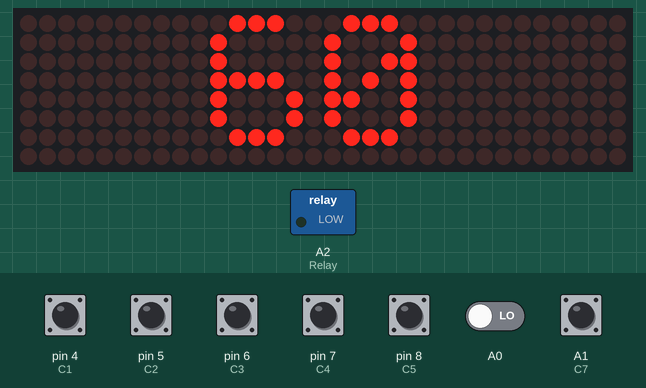
This sketch was run on a simulated Arduino Uno, built with avr-gcc and run on an emulated ATmega328P. Parts: 32×8 LED matrix, switched loads named in the sketch (green lamp = pin HIGH). The test bench sets the inputs (shaded band); at power-on: A1 (C7), pin 4 (C1), pin 5 (C2), pin 6 (C3), pin 7 (C4), pin 8 (C5) HIGH, A0 LOW.

Above: at 0.2 s.
At 4.1 s:
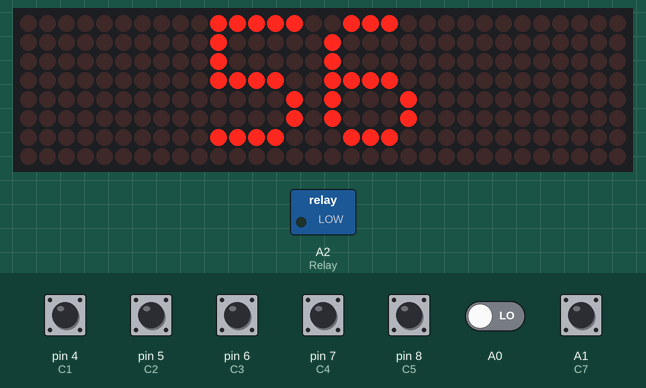
At 9.1 s:
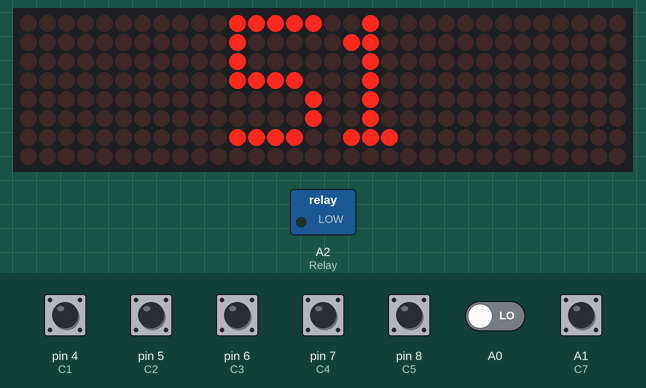
At 19.1 s:
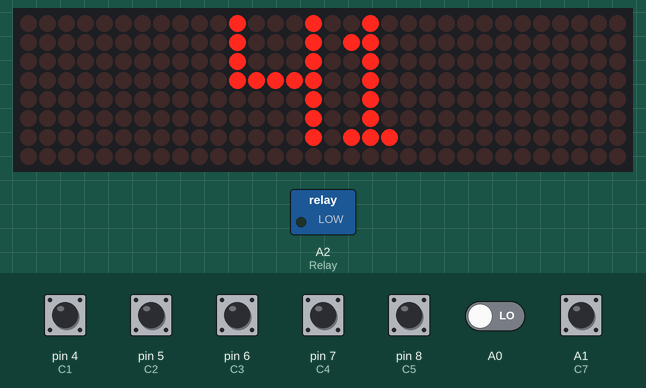
At 28.1 s:
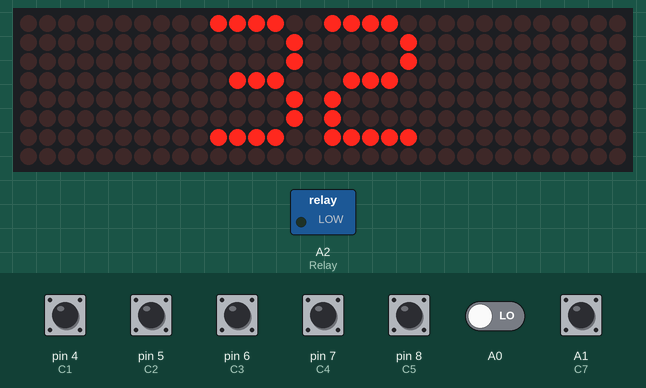
At 38.1 s:
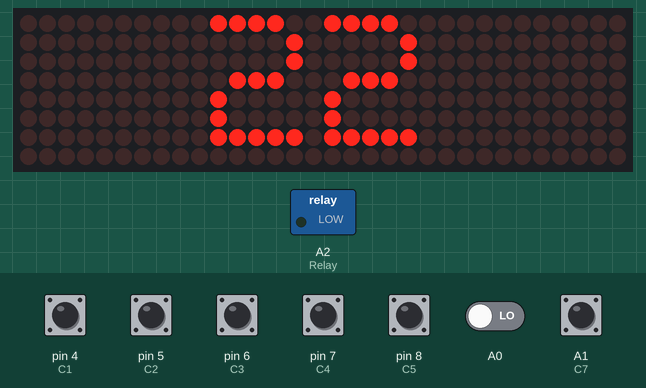

The sketch:

singlePerfection.ino
```cpp
#include <elapsedMillis.h>
elapsedMillis timeElapsed;
#include <MD_Parola.h>
#include <MD_MAX72xx.h>
#include <SPI.h>


uint8_t scrollSpeed = 25;
textEffect_t scrollEffect = PA_SCROLL_LEFT;
textPosition_t scrollAlign = PA_CENTER;
uint16_t scrollPause = 2000;
#define  BUF_SIZE  75
char curMessage[BUF_SIZE] = { "GO!" };
bool newMessageAvailable = true;

#define HARDWARE_TYPE MD_MAX72XX::FC16_HW

#define MAX_DEVICES 4
#define CLK_PIN   13
#define DATA_PIN  11
#define CS_PIN    10

// Hardware SPI connection
//MD_Parola P = MD_Parola(DATA_PIN, CLK_PIN, CS_PIN, MAX_DEVICES);
// Arbitrary output pins
MD_Parola P = MD_Parola(HARDWARE_TYPE, DATA_PIN, CLK_PIN, CS_PIN, MAX_DEVICES);


void setup() {

P.begin();
pinMode(A2, OUTPUT); //Relay
digitalWrite(A2, LOW); //Set the relay to LOW

pinMode(4, INPUT_PULLUP); //C1
pinMode(5, INPUT_PULLUP); //C2
pinMode(6, INPUT_PULLUP); //C3
pinMode(7, INPUT_PULLUP); //C4
pinMode(8, INPUT_PULLUP); //C5
pinMode(9, INPUT_PULLUP); //C6
pinMode(A1, INPUT_PULLUP); //C7
}
boolean count = false;
char buff[50];
char newbuff[50];
long time=60;
void loop() {
if(P.displayAnimate()){
    delay(100);
    unsigned long interval = 1000;
    long rtime = (long)time-(timeElapsed/interval);
    String stringTime = String(rtime);
    stringTime.toCharArray(buff, 50);
    char* point = buff;

    P.displayText(point, PA_CENTER, 0, 0, PA_PRINT, PA_NO_EFFECT);

    int go = 0;
    uint8_t pins[7]{4,5,6,7,8,A0,A1};
    for(int x = 0; x < 7; x++){
     int val = digitalRead(pins[x]);
     go += val;
    }
    if(go<1){
    P.displayText("YOU WON!", PA_CENTER, 0, 0, PA_PRINT, PA_NO_EFFECT);
    while(true){}
    }

    if(rtime < 1){
      digitalWrite(A2, HIGH);
      delay(50);
      digitalWrite(A2, LOW);
  }
  }

}
```

Measured:
- what the display in image 0 shows lasts 0.9 s, from 0.1 s to 1.0 s
- what the display in image 1 shows lasts 1.0 s, from 4.1 s to 5.1 s
